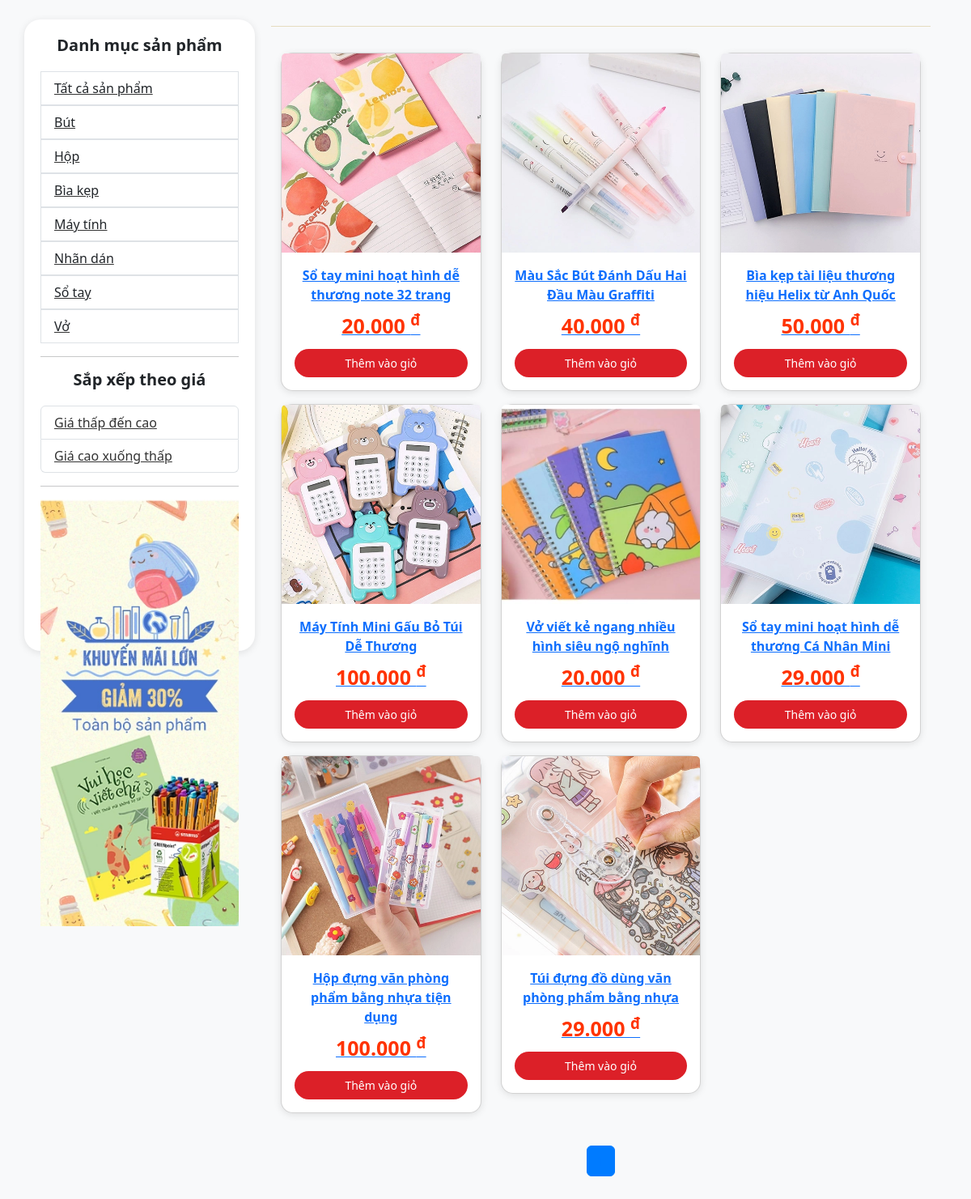
Page /sources/FE/listProduct.php on the committed database.
### tables this page shows
CREATE TABLE `sanpham` (
  `sp_ma` int(11) NOT NULL,
  `loaisp_ten` varchar(100) NOT NULL,
  `sp_ten` varchar(250) NOT NULL,
  `sp_gia` varchar(250) NOT NULL,
  `sp_mota` varchar(300) DEFAULT NULL,
  `sp_motachitiet` varchar(300) NOT NULL,
  `sp_img` varchar(50) NOT NULL,
  `sp_soluong` int(250) NOT NULL DEFAULT 1,
  `loaisanpham` varchar(50) NOT NULL
);

### sources/FE/listProduct.php (the view, shortened to what this page needs)
<!DOCTYPE html>
<html lang="en">
<head>
    <link href="https://cdn.jsdelivr.net/npm/bootstrap@5.3.1/dist/css/bootstrap.min.css" rel="stylesheet">
    <link rel="stylesheet" href="https://cdnjs.cloudflare.com/ajax/libs/font-awesome/6.4.2/css/all.min.css">
</head>
<body>
    <div class="container mt-4">
        <div class="row">
            <div class="col-lg-3 col-md-4 sidebar">
                <h5>Danh mục sản phẩm</h5>
                <ul class="list-group">
                    <a href="../website/List.php">
                        <li class="list-group-item">Tất cả sản phẩm</li>
                    </a>
                    <a href="../website/productsClick.php?loaisanpham=but">
                        <li class="list-group-item">Bút</li>
                    </a>
                    <a href="../website/productsClick.php?loaisanpham=hop">
                        <li class="list-group-item">Hộp</li>
                    </a>
                    <a href="../website/productsClick.php?loaisanpham=biakep">
                        <li class="list-group-item">Bìa kẹp</li>
                    </a>
                    <a href="../website/productsClick.php?loaisanpham=maytinh">
                        <li class="list-group-item">Máy tính</li>
                    </a>
                    <a href="../website/productsClick.php?loaisanpham=nhandan">
                        <li class="list-group-item">Nhãn dán</li>
                    </a>
                    <a href="../website/productsClick.php?loaisanpham=sotay">
                        <li class="list-group-item">Sổ tay</li>
                    </a>
                    <a href="../website/productsClick.php?loaisanpham=vo">
                        <li class="list-group-item">Vở</li>
                    </a>
                </ul>
                <hr>
                <h5>Sắp xếp theo giá</h5>
                <ul class="list-group">
                    <li class="list-group-item"><a href="?sort=price-asc&category=<?= $_GET['category'] ?? '' ?>">Giá thấp đến cao</a></li>
                    <li class="list-group-item"><a href="?sort=price-desc&category=<?= $_GET['category'] ?? '' ?>">Giá cao xuống thấp</a></li>
                </ul>
                <hr>
                <img src="../Assets/img/index/img_aside_banner.webp" alt="" class="img-fluid">
            </div>
            <div class="col-lg-9 col-md-8">
                <div class="product-list mb-3 p-2">
                    <div class="container">
                        <div class="row">
                            <hr style="color: #ad850c">
                            <div class="text-center py-2">
                                <div class="row">
                                    <?php
                                    include_once("../sources/connect.php");
                                    $valueCart = 9;
                                    $page = isset($_GET['page']) ? (int) $_GET['page'] : 1;
                                    $category = isset($_GET['category']) ? $_GET['category'] : '';
                                    $whereClause = $category ? "WHERE category = '$category'" : '';
                                    $sort = isset($_GET['sort']) ? $_GET['sort'] : 'normal';
                                    $totalSql = "SELECT COUNT(*) as total FROM sanpham $whereClause";
                                    $totalResult = $connect->query($totalSql);
                                    $totalRow = $totalResult->fetch_assoc();
                                    $totalProducts = $totalRow['total'];
                                    $totalPages = ceil($totalProducts / $valueCart);
                                     $sql = "SELECT sp.*, s.discount_percent
                                     FROM sanpham sp
                                     LEFT JOIN sales s ON sp.sp_ma = s.sp_ma AND s.is_expired = 0
                                     ";
                             $result = $connect->query($sql);
                             $duongdanimg = '../Assets/img/sanpham/';
                                    if ($result->num_rows > 0) {
                                        while ($data = $result->fetch_assoc()) {
                                            echo '<div class="col-lg-4 col-md-6 col-sm-9 py-2">';
                                            echo '<a href="./product.php?sp_ma=' . $data['sp_ma'] . '">';
                                            echo '<div class="card">';
                                            echo '<img src="' . $duongdanimg . $data['sp_img'] . '" class="card-img-top" alt="' . $data['sp_ten'] . '">';
                                            echo '<div class="card-body">';
                                            echo '<p class="card-title"><strong>' . $data['sp_ten'] . '</strong></p>';
                                            if (!empty($data['discount_percent'])) {
                                                $discountedPrice = $data['sp_gia'] * (1 - $data['discount_percent'] / 100);
                                                echo '<p class="card-text"><strong style="color:#f30; font-size:25px">' . number_format($discountedPrice, 0, '.', '.') . ' <sup>đ</sup></strong>';
                                                echo ' <span style="text-decoration: line-through; color: #888;">' . number_format($data['sp_gia'], 0, '.', '.') . ' <sup>đ</sup></span></p>';
                                            } else {
                                                echo '<p class="card-text"><strong style="color:#f30; font-size:25px">' . number_format($data['sp_gia'], 0, '.', '.') . ' <sup>đ</sup></strong></p>';
                                            }
                                            echo '<div class="action-cart group-buttons d-flex align-items-center justify-content-center">';
                                            echo '<button class="cart-button btn-buy add_to_cart" title="Thêm vào giỏ">';
                                            echo '<a id="buy" href="./product.php?sp_ma=' . $data['sp_ma'] . '">Thêm vào giỏ</a>';
                                            echo '</button>';
                                            echo '</div>';
                                            echo '</div>';
                                            echo '</div>';
                                            echo '</a>';
                                            echo '</div>';
                                        }
                                    } else {
                                        echo '<p class="text-center">Không có sản phẩm nào</p>';
                                    }
                                    ?>
                                </div>
                            </div>
                            <div class="text-center mt-4">
                                <nav aria-label="Page navigation">
                                    <ul class="pagination justify-content-center">
                                        <?php for ($i = 1; $i <= $totalPages; $i++): ?>
                                            <li class="page-item <?= $i == $page ? 'active' : '' ?>">
                                                <a class="page-link" href="?category=<?= $category ?>&page=<?= $i ?>&sort=<?= $sort ?>"><?= $i ?></a>
                                            </li>
                                        <?php endfor; ?>
                                    </ul>
                                </nav>
                            </div>
                        </div>
                    </div>
                </div>
            </div>
        </div>
    </div>
</body>
</html>

### sources/FE/listProduct.php (style rules this page uses)
body { background-color: #f8f9fa; }
.card { box-shadow: 0 2px 10px rgba(0, 0, 0, 0.1); transition: transform 0.3s; border-radius: 15px; }
.sidebar { position: sticky; top: 0; height: calc(100vh - 20px); padding: 20px; border-radius: 20px; background-color: #ffffff; box-shadow: 0 2px 10px rgba(0, 0, 0, 0.1); }
.sidebar h5 { text-align: center; margin-bottom: 20px; font-weight: bold; }
.sidebar a { color: #333; }
button.cart-button.btn-buy { width: 100%; background: #DC2028; height: 35px; border-radius: 30px; color: #fff; font-size: 14px; border: none; transition: background 0.3s; margin-top: 10px; }
#buy { color: #fff; text-decoration: none; }
.pagination .page-link { color: #007bff; }
.pagination .page-item.active .page-link { background-color: #007bff; border-color: #007bff; }

### rows in the picture
sanpham: sp_img (picture), sp_ten "Sổ tay mini hoạt hình dễ thương note 32 trang", sp_gia "20.000"
sanpham: sp_img (picture), sp_ten "Màu Sắc Bút Đánh Dấu Hai Đầu Màu Graffiti", sp_gia "40.000"
sanpham: sp_img (picture), sp_ten "Bìa kẹp tài liệu thương hiệu Helix từ Anh Quốc", sp_gia "50.000"
sanpham: sp_img (picture), sp_ten "Máy Tính Mini Gấu Bỏ Túi Dễ Thương", sp_gia "100.000"
sanpham: sp_img (picture), sp_ten "Vở viết kẻ ngang nhiều hình siêu ngộ nghĩnh", sp_gia "20.000"
sanpham: sp_img (picture), sp_ten "Sổ tay mini hoạt hình dễ thương Cá Nhân Mini", sp_gia "29.000"
sanpham: sp_img (picture), sp_ten "Hộp đựng văn phòng phẩm bằng nhựa tiện dụng", sp_gia "100.000"
sanpham: sp_img (picture), sp_ten "Túi đựng đồ dùng văn phòng phẩm bằng nhựa", sp_gia "29.000"
